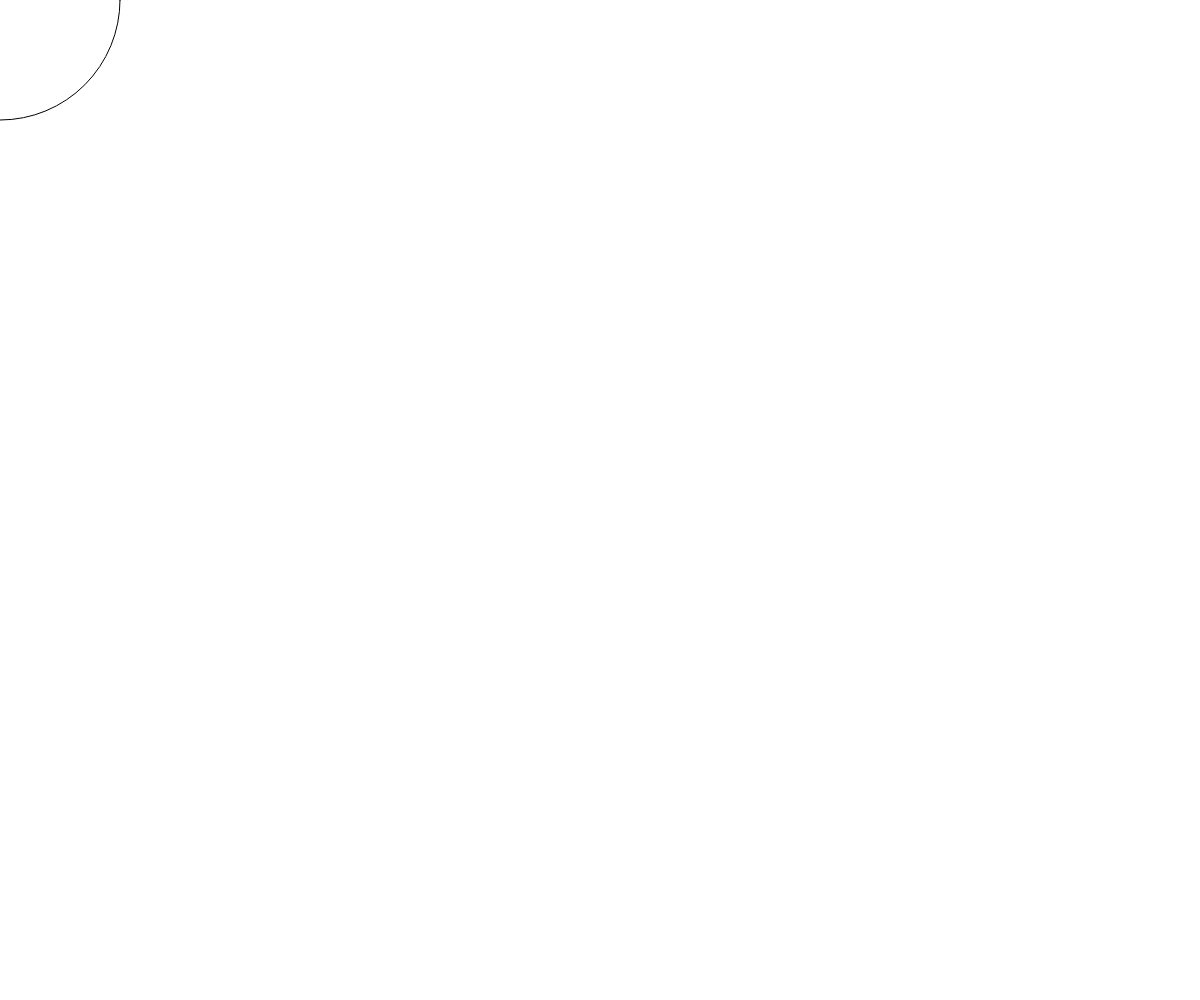
Frame 1 (no input)
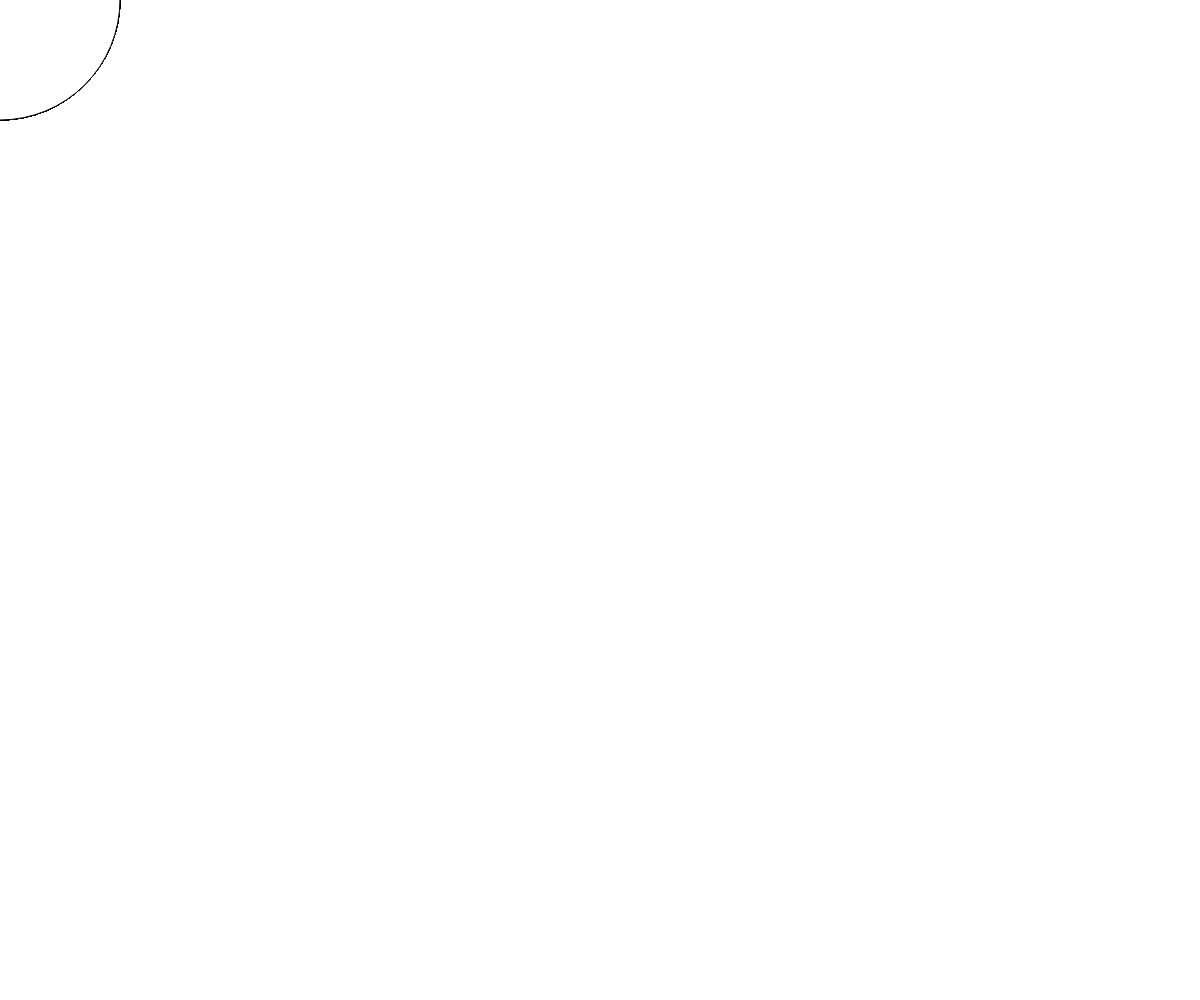
Frame 60 (no input)
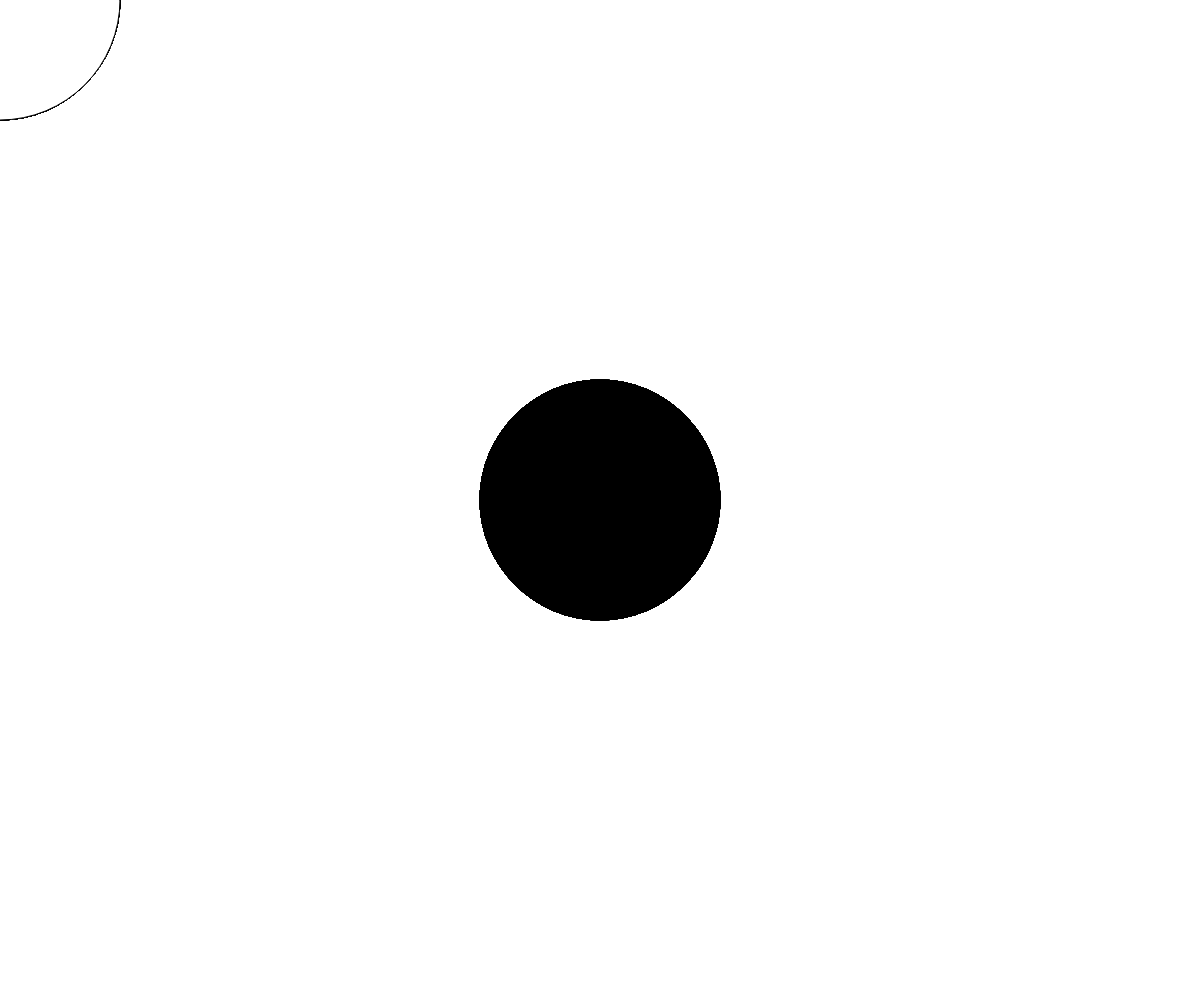
Frame 120 (the mouse pressed at the canvas centre since frame 60)

The p5.js sketch that drew these frames (run headless with seeded random() and noise() and a simulated clock; from frame 60 on, the mouse is pressed at the canvas centre):

// p5.js sketch
// ── sketch.js
function setup() {
  // put setup code here
  createCanvas(window.innerWidth, window.innerHeight)
}

function draw() {
  // put drawing code here
  if (mouseIsPressed) {
    fill(0);
  } else {
    fill(255);
  }
  ellipse(mouseX, mouseY, 240, 240);
}
